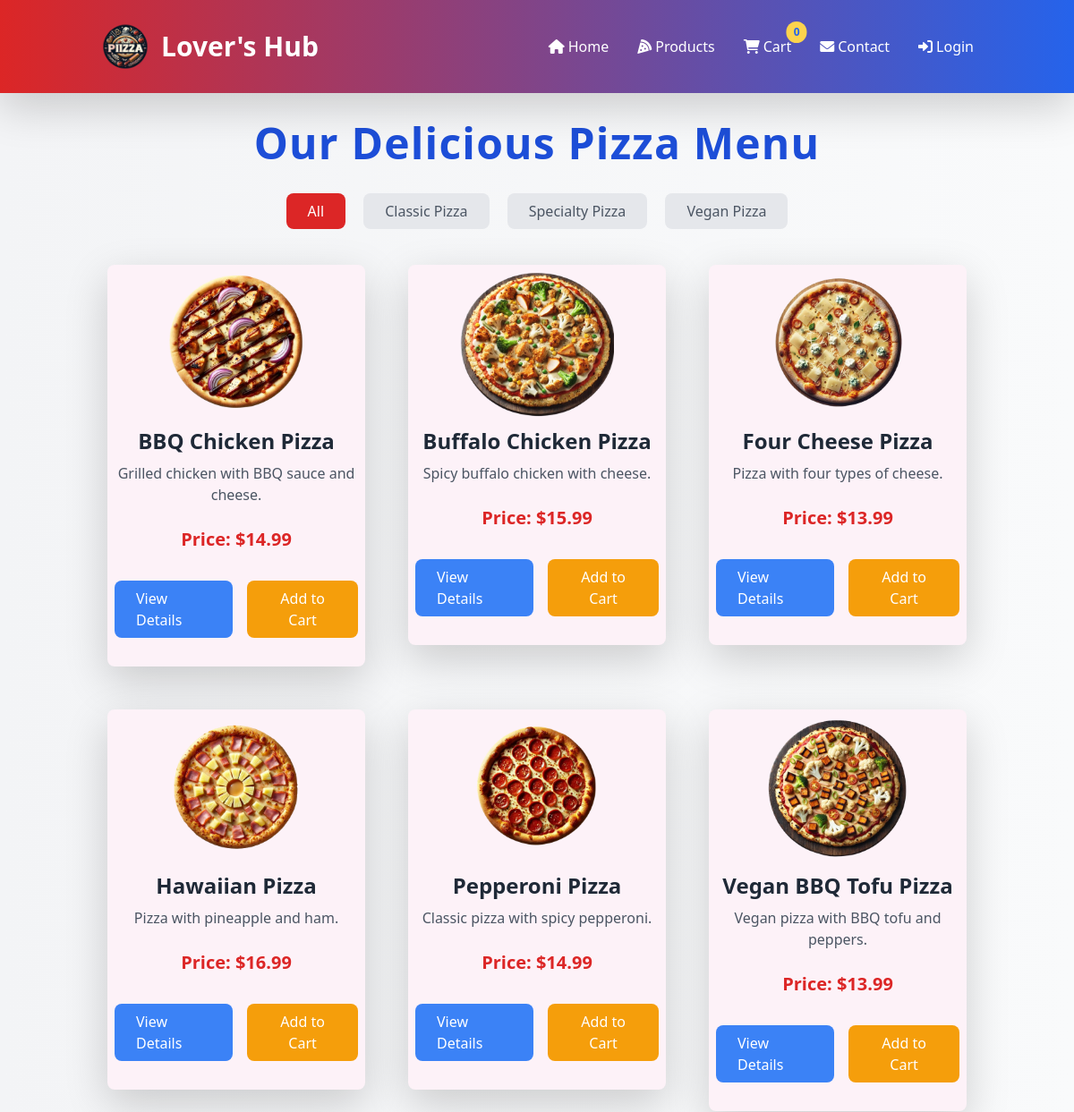
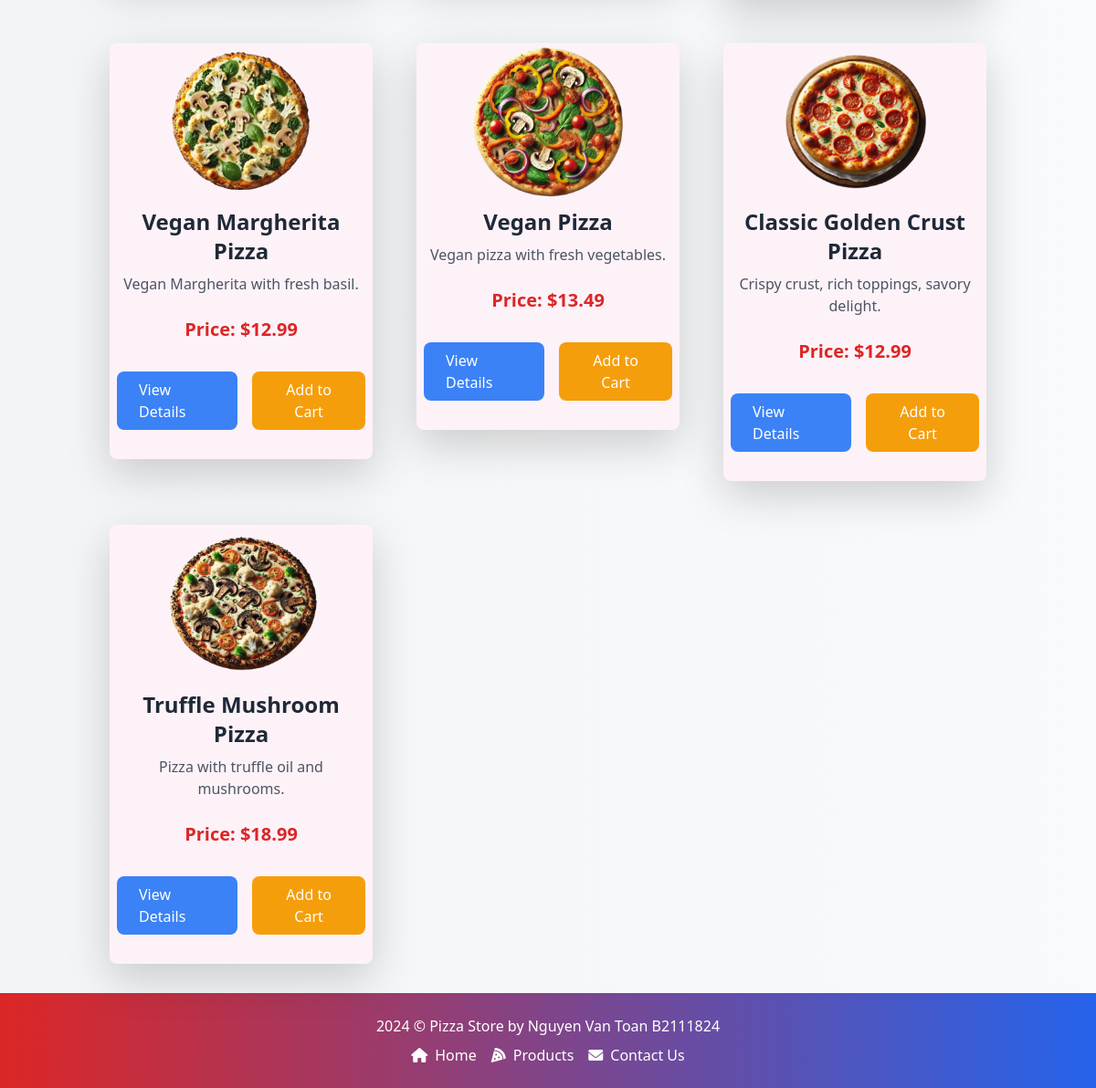
The page /index.php?page=products on the database its author committed (2 pictures, top to bottom).
### tables this page shows
CREATE TABLE `categories` (
  `id` int(11) NOT NULL,
  `name` varchar(100) NOT NULL,
  `created_at` timestamp NOT NULL DEFAULT current_timestamp()
);

CREATE TABLE `products` (
  `id` int(11) NOT NULL,
  `name` varchar(100) NOT NULL,
  `description` text DEFAULT NULL,
  `price` decimal(10,2) NOT NULL,
  `image` varchar(255) DEFAULT NULL,
  `category_id` int(11) DEFAULT NULL,
  `created_at` timestamp NOT NULL DEFAULT current_timestamp(),
  `discount` decimal(10,2) DEFAULT NULL,
  `discount_end_time` timestamp NULL DEFAULT NULL
);

### controllers/productController.php (called while the page is built, shortened)
<?php
require_once '../models/Product.php';
class ProductController
{
  private $productModel;
  public function __construct($conn)
  {
    $this->productModel = new Product($conn);
  }
  public function listProducts($category_id = null)
  {
    if ($category_id) {
      return $this->productModel->getProductsByCategory($category_id);
    } else {
      return $this->productModel->getAllProducts();
    }
  }
  public function getCategories()
  {
    return $this->productModel->getCategories();
  }
}

### models/Product.php (called while the page is built, shortened)
<?php
class Product
{
    private $conn;
    private $table = 'products';
    public function __construct($db)
    {
        $this->conn = $db;
    }
    public function getAllProducts()
    {
        $query = "SELECT * FROM " . $this->table;
        $stmt = $this->conn->prepare($query);
        $stmt->execute();
        return $stmt->fetchAll(PDO::FETCH_ASSOC);
    }
    public function getCategories()
    {
        $query = "SELECT * FROM categories";
        $stmt = $this->conn->prepare($query);
        $stmt->execute();
        return $stmt->fetchAll(PDO::FETCH_ASSOC);
    }
}

### pages/products.php (the view, shortened to what this page needs)
<?php
$productController = new ProductController($conn);
$categories = $productController->getCategories();
$category_id = isset($_GET['category_id']) && is_numeric($_GET['category_id']) ? intval($_GET['category_id']) : null;
$products = $productController->listProducts($category_id);
?>
<h1 class="text-center mt-8 text-5xl font-extrabold text-blue-700 tracking-wide">Our Delicious Pizza Menu</h1><br />
<div class="text-center mb-6">
    <a href="/index.php?page=products" class="inline-block px-4 py-2 rounded-lg <?= !$category_id ? 'bg-red-600 text-white' : 'bg-gray-200 text-gray-600' ?> m-2 hover:bg-red-700 transition duration-300">All</a>
    <?php foreach ($categories as $category): ?>
        <a href="/index.php?page=products&category_id=<?= $category['id'] ?>"
            class="inline-block px-4 py-2 rounded-lg <?= ($category_id == $category['id']) ? 'bg-red-600 text-white' : 'bg-gray-200 text-gray-600' ?> m-2 hover:bg-red-700 transition duration-300">
            <?= htmlspecialchars($category['name']) ?>
        </a>
    <?php endforeach; ?>
</div>
<div class="container mx-auto px-4 mb-4">
    <div class="grid grid-cols-1 sm:grid-cols-2 lg:grid-cols-3 gap-8">
        <?php if (!empty($products)): ?>
            <?php foreach ($products as $product): ?>
                <div class="p-2">
                    <div class="bg-pink-50 rounded-lg shadow-lg transition-transform transform hover:scale-105">
                        <div class="flex justify-center">
                            <img src="/images/<?= htmlspecialchars($product['image']) ?>"
                                class="w-3/5 h-auto mx-auto object-cover rounded-lg transition duration-500 ease-in-out transform hover:rotate-12 hover:scale-110"
                                alt="<?= htmlspecialchars($product['name'] . ' image') ?>">
                        </div>
                        <div class="p-2">
                            <h5 class="card-title text-2xl font-bold text-gray-800 text-center mb-2"><?= htmlspecialchars($product['name']) ?></h5>
                            <p class="card-text text-l text-gray-600 text-center"><?= htmlspecialchars($product['description']) ?></p>
                            <div class="text-center">
                                <?php
                                $currentDateTime = new DateTime();
                                $discountEndTime = new DateTime($product['discount_end_time']);
                                if ($product['discount'] > 0 && $discountEndTime >= $currentDateTime): ?>
                                    <p class="text-l font-semibold text-gray-500 line-through mt-2">
                                        Original Price: $<?= htmlspecialchars($product['price']); ?>
                                    </p>
                                    <p class="text-xl font-semibold text-red-600">
                                        Discounted Price: $<?= htmlspecialchars($product['discount']); ?>
                                    </p>
                                <?php else: ?>
                                    <h3 class="text-xl font-semibold text-red-600 mt-6 mb-8">
                                        Price: $<?= htmlspecialchars($product['price']); ?>
                                    </h3>
                                <?php endif; ?>
                            </div>
                            <div class="mt-4 mb-4 flex justify-center space-x-4">
                                <a href="/index.php?page=product-detail&id=<?= htmlspecialchars($product['id']); ?>"
                                    class="px-4 py-2 bg-blue-500 text-white rounded-lg hover:bg-blue-700 transition duration-300">View Details</a>
                                <form method="POST" action="/index.php?page=cart&action=add" class="add-to-cart-form" style="display:inline;">
                                    <button type="button" class="add-to-cart-button px-4 py-2 bg-yellow-500 text-white rounded-lg hover:bg-yellow-600 transition duration-300">Add to Cart</button>
                                </form>
                            </div>
                        </div>
                    </div>
                </div>
            <?php endforeach; ?>
        <?php else: ?>
            <p class="text-center text-xl text-gray-700 mt-4">No products found.</p>
        <?php endif; ?>
    </div>
</div>

### includes/header.php (style rules this page uses)
body { background: linear-gradient(to bottom right, rgba(255, 248, 235, 0.9), rgba(255, 210, 160, 0.6)); background-size: cover; font-family: 'Poppins', sans-serif; }

### rows shown on the page
categories: name "Classic Pizza"
categories: name "Specialty Pizza"
categories: name "Vegan Pizza"
products: image (picture), name "BBQ Chicken Pizza", description "Grilled chicken with BBQ sauce and cheese.", price "14.99"
products: image (picture), name "Buffalo Chicken Pizza", description "Spicy buffalo chicken with cheese.", price "15.99"
products: image (picture), name "Four Cheese Pizza", description "Pizza with four types of cheese.", price "13.99"
products: image (picture), name "Hawaiian Pizza", description "Pizza with pineapple and ham.", price "16.99"
products: image (picture), name "Pepperoni Pizza", description "Classic pizza with spicy pepperoni.", price "14.99"
products: image (picture), name "Vegan BBQ Tofu Pizza", description "Vegan pizza with BBQ tofu and peppers.", price "13.99"
products: image (picture), name "Vegan Margherita Pizza", description "Vegan Margherita with fresh basil.", price "12.99"
products: image (picture), name "Vegan Pizza", description "Vegan pizza with fresh vegetables.", price "13.49"
products: image (picture), name "Classic Golden Crust Pizza", description "Crispy crust, rich toppings, savory delight.", price "12.99"
products: image (picture), name "Truffle Mushroom Pizza", description "Pizza with truffle oil and mushrooms.", price "18.99"

### other values the page prints
$data['label'] "Home"
$data['label'] "Products"
$data['label'] "Cart"
$data['label'] "Contact"
$data['label'] "Contact Us"
